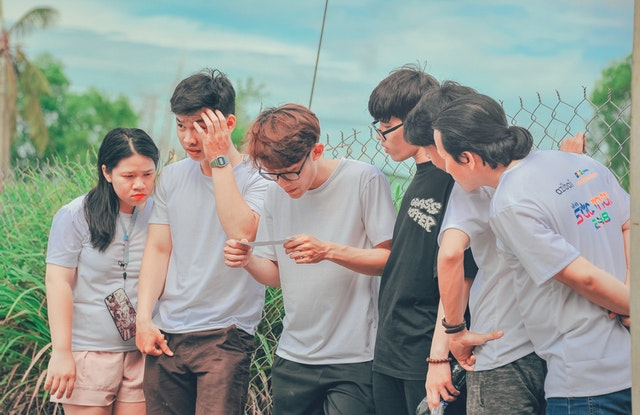
#> input picture Images/pedestrians_6.jpg, 640 x 415 px
$ python detect_pedestrians_hog.py
#> lines starting #> are read from the running program, lines starting #| are printed output that depends on the picture; after the words box and inside, x2 and y2 are one past the last pixel; in counts of white or black regions, pixels touching at a corner belong together
import cv2  # Import the OpenCV library to enable computer vision
import json
import numpy as np

# Description: Detect pedestrians in an image using the
#   Histogram of Oriented Gradients (HOG) method

filename = "../Images/pedestrians_6.jpg"

def main():
    # Create a HOGDescriptor object
    hog = cv2.HOGDescriptor()

    # Initialize the People Detector
    hog.setSVMDetector(cv2.HOGDescriptor_getDefaultPeopleDetector())

    # Load an image
    image = cv2.imread(filename)
#> image is the input picture: shape (415, 640, 3); mean B, G, R 148.2, 154.5, 148.2

    # Detect people
    # image: Source image
    # winStride: step size in x and y direction of the sliding window
    # padding: no. of pixels in x and y direction for padding of sliding window
    # scale: Detection window size increase coefficient
    # bounding_boxes: Location of detected people
    # weights: Weight scores of detected people
    (bounding_boxes, weights) = hog.detectMultiScale(image,
                                                    winStride=(4, 4),
                                                    padding=(8, 8),
                                                    scale=1.05)
#> bounding_boxes = [[414, 193, 79, 157], [317, 122, 76, 152], [285, 93, 154, 308]]; weights = [1.65, 0.779, 0.309]

    # Draw bounding boxes on the image
    for (x, y, w, h) in bounding_boxes:
        cv2.rectangle(image,
                        (x, y),
                        (x + w, y + h),
                        (0, 0, 255),
                        4)
#> this loop made 3 passes
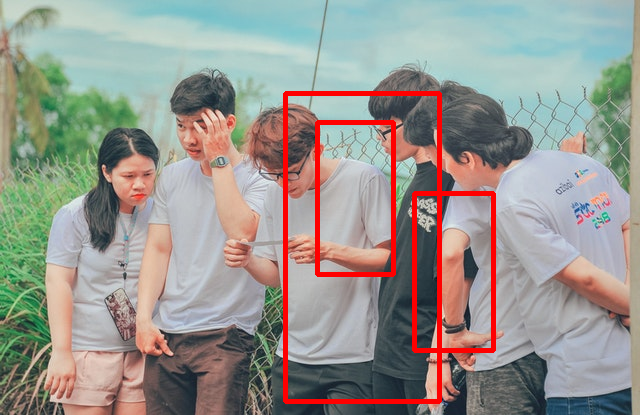
#> image: shape (415, 640, 3); 3.45% of pixels changed, all inside (x1, y1, x2, y2) = (283, 91, 496, 404)

    print(type(bounding_boxes))
#| <class 'numpy.ndarray'>
    bounding_boxes_list =bounding_boxes.tolist()
#> bounding_boxes_list has the same summary as bounding_boxes

    json_object = json.dumps(bounding_boxes_list, indent=4)

    with open('bounding_boxes.json', 'w') as json_file:
        json_file.write(json_object)

    # Create the output file name by removing the '.jpg' part
    size = len(filename)
    new_filename = filename[:size - 4]
    new_filename = new_filename + '_detect.jpg'

    # Save the new image in the working directory
    cv2.imwrite(new_filename, image)

    # Display the image
    cv2.imshow("Image", image)

    # Display the window until any key is pressed
    cv2.waitKey(0)
    # Close all windows
    cv2.destroyAllWindows()

main()

$ run again, with Images/pedestrians_1.jpg copied over Images/pedestrians_6.jpg
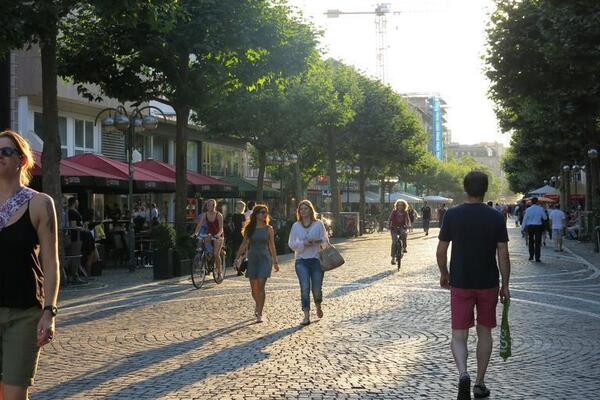
#> input picture Images/pedestrians_1.jpg, 600 x 400 px
#> in main, image is the input picture: shape (400, 600, 3); mean B, G, R 94.3, 102.3, 101.8
#> bounding_boxes = [[364, 159, 67, 133], [179, 182, 65, 130], [221, 189, 76, 152], [267, 179, 84, 168], [412, 146, 132, 254]]; weights = [0.45, 0.443, 1.47, 2.19, 0.756]
#> the loop in main, `for (x, y, w, h) in bounding_boxes:` made 5 passes
#> after the loop in main, `for (x, y, w, h) in bounding_boxes:`:
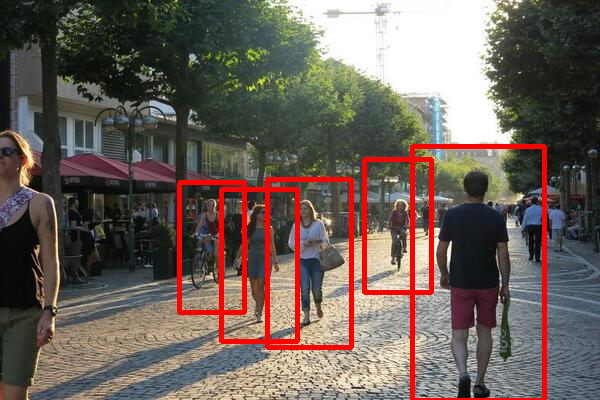
#> image: shape (400, 600, 3); 5% of pixels changed, all inside (x1, y1, x2, y2) = (177, 144, 547, 400)
#| <class 'numpy.ndarray'>
#> bounding_boxes_list has the same summary as bounding_boxes

$ run again, with Images/pedestrians_2.jpg copied over Images/pedestrians_6.jpg
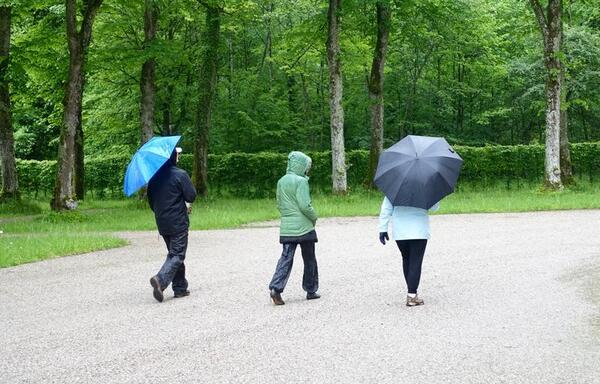
#> input picture Images/pedestrians_2.jpg, 600 x 384 px
#> in main, image is the input picture: shape (384, 600, 3); mean B, G, R 120.4, 151.3, 129.5
#> bounding_boxes = [[123, 125, 102, 203], [353, 111, 115, 229], [243, 118, 108, 216]]; weights = [1.94, 1.8, 3.34]
#> the loop in main, `for (x, y, w, h) in bounding_boxes:` made 3 passes
#> after the loop in main, `for (x, y, w, h) in bounding_boxes:`:
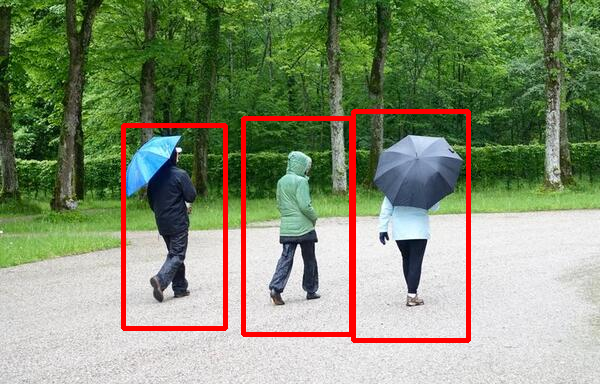
#> image: shape (384, 600, 3); 3.92% of pixels changed, all inside (x1, y1, x2, y2) = (121, 109, 471, 343)
#| <class 'numpy.ndarray'>
#> bounding_boxes_list has the same summary as bounding_boxes

$ run again, with Images/pedestrians_3.jpg copied over Images/pedestrians_6.jpg
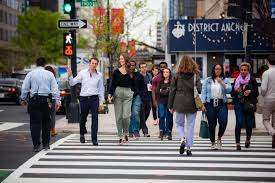
#> input picture Images/pedestrians_3.jpg, 275 x 183 px
#> in main, image is the input picture: shape (183, 275, 3); mean B, G, R 103.1, 103.9, 107.1
#> bounding_boxes = [[56, 27, 70, 141], [91, 30, 66, 132], [5, 33, 72, 143], [152, 42, 69, 137], [211, 40, 64, 133]]; weights = [1.33, 0.154, 2.03, 1.19, 1.04]
#> the loop in main, `for (x, y, w, h) in bounding_boxes:` made 5 passes
#> after the loop in main, `for (x, y, w, h) in bounding_boxes:`:
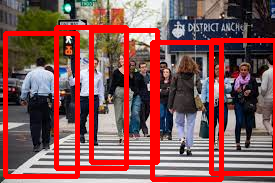
#> image: shape (183, 275, 3); 18.89% of pixels changed, all inside (x1, y1, x2, y2) = (3, 25, 275, 182)
#| <class 'numpy.ndarray'>
#> bounding_boxes_list has the same summary as bounding_boxes
